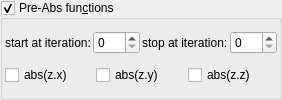
    <widget class="MyGroupBox" name="groupCheck_transf_function_enabledAx_false">
     <property name="title">
      <string>Pre-Abs fun&amp;ctions</string>
     </property>
     <property name="checkable">
      <bool>true</bool>
     </property>
     <layout class="QVBoxLayout" name="verticalLayout_12" stretch="0,0">
      <property name="spacing">
       <number>2</number>
      </property>
      <property name="leftMargin">
       <number>2</number>
      </property>
      <property name="topMargin">
       <number>2</number>
      </property>
      <property name="rightMargin">
       <number>2</number>
      </property>
      <property name="bottomMargin">
       <number>2</number>
      </property>
      <item>
       <layout class="QHBoxLayout" name="horizontalLayout_21" stretch="0,1,0,1">
        <item>
         <widget class="QLabel" name="label_104">
          <property name="text">
           <string>start at iteration:</string>
          </property>
         </widget>
        </item>
        <item>
         <widget class="MySpinBox" name="spinboxInt_transf_start_iterations_A">
          <property name="sizePolicy">
           <sizepolicy hsizetype="Minimum" vsizetype="Maximum">
            <horstretch>0</horstretch>
            <verstretch>0</verstretch>
           </sizepolicy>
          </property>
          <property name="minimum">
           <number>0</number>
          </property>
          <property name="maximum">
           <number>999</number>
          </property>
          <property name="value">
           <number>0</number>
          </property>
         </widget>
        </item>
        <item>
         <widget class="QLabel" name="label_74">
          <property name="text">
           <string>stop at iteration:</string>
          </property>
         </widget>
        </item>
        <item>
         <widget class="MySpinBox" name="spinboxInt_transf_stop_iterations_A">
          <property name="sizePolicy">
           <sizepolicy hsizetype="Preferred" vsizetype="Maximum">
            <horstretch>0</horstretch>
            <verstretch>0</verstretch>
           </sizepolicy>
          </property>
          <property name="maximum">
           <number>999</number>
          </property>
         </widget>
        </item>
       </layout>
      </item>
      <item>
       <layout class="QHBoxLayout" name="horizontalLayout_22" stretch="0,0,0">
        <item>
         <widget class="MyCheckBox" name="checkBox_transf_function_enabledCx_false">
          <property name="text">
           <string notr="true">abs(z.x)</string>
          </property>
         </widget>
        </item>
        <item>
         <widget class="MyCheckBox" name="checkBox_transf_function_enabledCy_false">
          <property name="text">
           <string notr="true">abs(z.y)</string>
          </property>
         </widget>
        </item>
        <item>
         <widget class="MyCheckBox" name="checkBox_transf_function_enabledCz_false">
          <property name="text">
           <string notr="true">abs(z.z)</string>
          </property>
         </widget>
        </item>
       </layout>
      </item>
     </layout>
    </widget>
